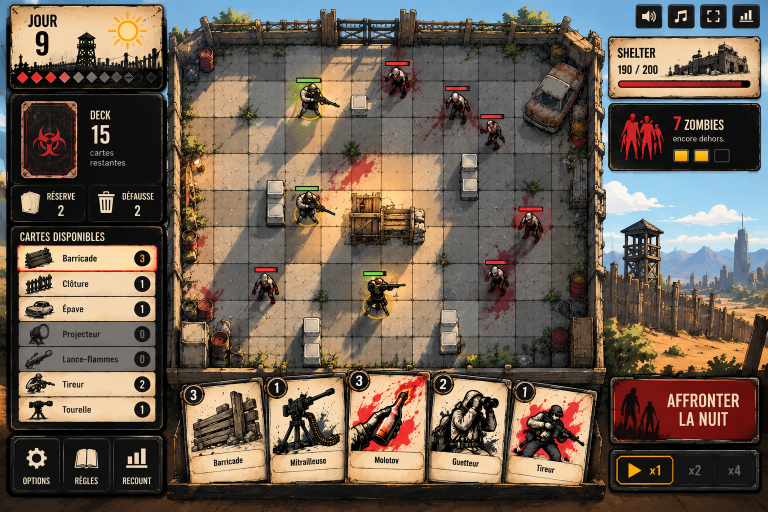
#> input picture interfaces/plateau-abri/reference/maquette-jour.png, 1536 x 1024 px, found by its file name (shown at 1/2 size)
$ python extraction.py
#> lines starting #> are read from the running program, lines starting #| are printed output that depends on the picture; after the words box and inside, x2 and y2 are one past the last pixel; in counts of white or black regions, pixels touching at a corner belong together
"""Extraction des visuels du Plateau abri à partir des 3 maquettes du propriétaire.

Lancer depuis le dossier de l'interface :  python3 reference/extraction.py
Besoin de : Pillow, numpy, opencv-python-headless.
Les fichiers produits vont dans assets/extraits/ (voir ASSET_SPEC.md).
Les coordonnées sont celles des maquettes (1536 × 1024).
"""
import os
import numpy as np
import cv2
from PIL import Image, ImageDraw, ImageFilter

REF = 'reference'
OUT = 'assets/extraits'
PHASES = {'jour': 'maquette-jour.png', 'nuit': 'maquette-nuit.png', 'nuit-rouge': 'maquette-nuit-rouge.png'}
os.makedirs(OUT, exist_ok=True)


def load(phase):
#> called with phase = 'jour'
    return np.array(Image.open(os.path.join(REF, PHASES[phase])).convert('RGB'))
#> returned value is the input picture: shape (1024, 1536, 3); mean R, G, B 109.4, 95.4, 82.4


def upscale(img, w, h):
    """Agrandissement Lanczos + légère netteté (n'ajoute pas de détails)."""
    im = img.resize((w, h), Image.LANCZOS)
    return im.filter(ImageFilter.UnsharpMask(radius=1.6, percent=60, threshold=2))


def save(im, name):
    path = os.path.join(OUT, name)
    if name.endswith('.webp'):
        im.save(path, 'WEBP', quality=86, method=6)
    else:
        im.save(path, optimize=True)
    print(name, im.size)


# ---------- A. Fonds plein écran ----------
# Seul le paysage de droite est visible dans la maquette (x 1218→1536, y 340→745). Construction :
# - le paysage d'origine garde sa place, à droite ;
# - à gauche, la bande « ville + palissade » (x 1335→1490, sous l'horizon, donc sans lune ni nuage)
#   est répétée en miroir, avec un fondu au raccord ;
# - au-dessus de l'horizon à gauche, et tout en haut : ciel lisse (dégradé pris dans la maquette) ;
# - sous le paysage : sol uni en dégradé, de la couleur moyenne du bas du paysage.
# Le cadrage est identique pour les 3 ambiances.
SCN = (1234, 340, 1536, 745)
SANS_TOUR = (1335, 1490)
HORIZON = 425


def mirror_index(i, n):
    period = 2 * n
    i = i % period
    return i if i < n else period - 1 - i


def fond(phase):
    src = load(phase).astype(np.float32)
    x0, y0, x1, y1 = SCN
    H, W = 1024, 1536
    out = np.zeros((H, W, 3), np.float32)
    top = src[0:8, 1212:1260].reshape(-1, 3).mean(0)          # ciel tout en haut
#> top = [111.5, 171, 217.4]
    haut = src[y0:y0 + 14, x0:x1].reshape(-1, 3).mean(0)      # ciel en haut du paysage
#> haut = [121.5, 163.9, 189.4]
    # ciel partout au-dessus de l'horizon
    for y in range(0, HORIZON + 30):
        t = min(1, y / y0) ** 1.3
        out[y] = top * (1 - t) + haut * t
    # bande ville + palissade à gauche
    filler = src[HORIZON:y1, SANS_TOUR[0]:SANS_TOUR[1]]
    fw = filler.shape[1]
#> fw = 155
    for x in range(0, W):                                     # aussi sous le paysage d'origine (pour le fondu)
        out[HORIZON:y1, x] = filler[:, mirror_index(x0 - 1 - x, fw)]
    for i in range(28):                                       # fondu ciel → ville
        t = i / 28
        out[HORIZON + i] = out[HORIZON + i] * t + haut * (1 - t)
    # paysage d'origine, avec fondu sur ses bords gauche et haut
    C = src[y0:y1, x0:x1]
    h, w = C.shape[:2]
#> h = 405; w = 302
    a = np.ones((h, w), np.float32)
    a *= np.clip(np.arange(w) / 80, 0, 1)[None, :] ** 1.5
    a *= np.clip(np.arange(h) / 90, 0, 1)[:, None] ** 1.5
    out[y0:y1, x0:x1] = C * a[..., None] + out[y0:y1, x0:x1] * (1 - a[..., None])
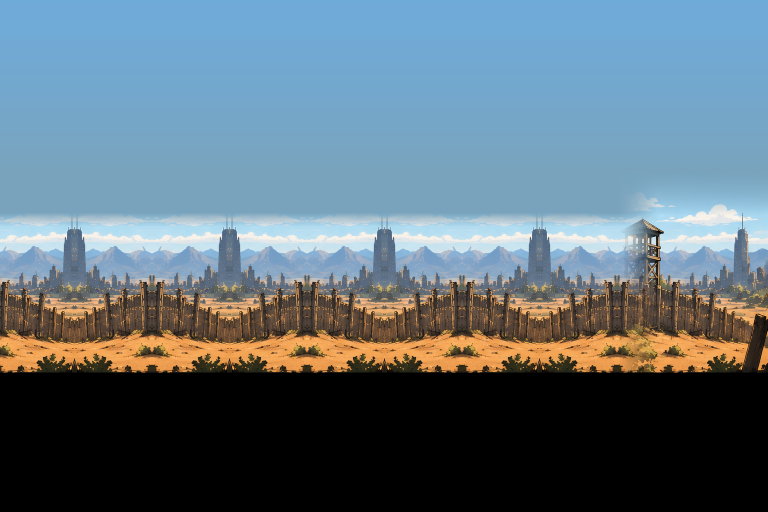
#> out: shape (1024, 1536, 3) float32 (shown at 1/2 size); mean of channels 0, 1, 2 94.3, 112.8, 123.9; drawn as R, G, B
    # sol uni sous le paysage
    sol = src[y1 - 40:y1, x0:x1].reshape(-1, 3).mean(0)
#> sol = [134.2, 95.75, 50.54]
    for y in range(y1 - 20, H):
        t = (y - y1 + 20) / (H - y1 + 20)
        c = sol * (1 - .35 * t)
        k = np.clip((y - y1 + 20) / 20, 0, 1)
        out[y] = out[y] * (1 - k) + c * k
#> this loop made 299 passes
#> c on passes 1 to 3: [134.2, 95.75, 50.54], [134.1, 95.64, 50.49], [133.9, 95.53, 50.43]
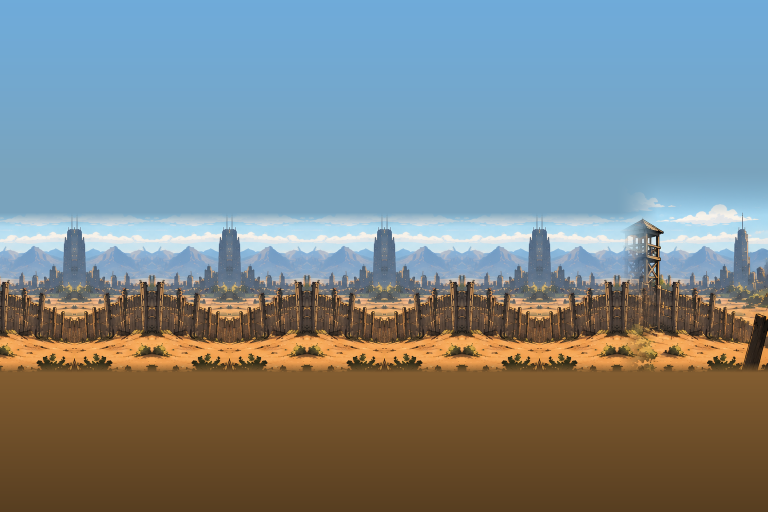
#> out: shape (1024, 1536, 3) float32 (shown at 1/2 size); mean of channels 0, 1, 2 124.4, 134.2, 135.2; drawn as R, G, B
    rng = np.random.default_rng(7)
    out += rng.normal(0, 1.8, out.shape)
    img = Image.fromarray(np.clip(out, 0, 255).astype(np.uint8))
    save(upscale(img, 3072, 2048), f'decor-{phase}.webp')
#| decor-jour.webp (3072, 2048)


# ---------- C. Bandeaux du panneau JOUR (sans texte ni losanges) ----------
BANDEAU = (25, 15, 324, 177)          # intérieur du panneau (sans le liseré sombre)
TEXTE = (40, 22, 140, 122)            # « JOUR / NIGHT » et « 9 »
LOSANGES = (28, 140, 322, 172)        # rangée des losanges


def bandeau(phase):
#> called with phase = 'jour'
    src = load(phase)
    x0, y0, x1, y1 = BANDEAU
    crop = src[y0:y1, x0:x1].copy()
    mask = np.zeros(crop.shape[:2], np.uint8)
    # texte : pixels sombres dans la zone du texte
    tx0, ty0, tx1, ty1 = [v - o for v, o in zip(TEXTE, (x0, y0, x0, y0))]
    zone = crop[ty0:ty1, tx0:tx1].astype(int)
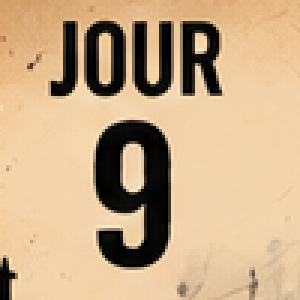
#> zone: shape (100, 100, 3) int64 (shown 3 times larger); mean R, G, B 198.8, 170.4, 135.1
    lum = zone.mean(2)
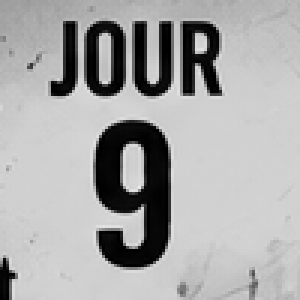
#> lum: shape (100, 100) float64 (shown 3 times larger); min 0, max 235.3, mean 168.1
    bg = np.median(lum)
#> bg = 204.7
    m = (np.abs(lum - bg) > 45).astype(np.uint8) * 255
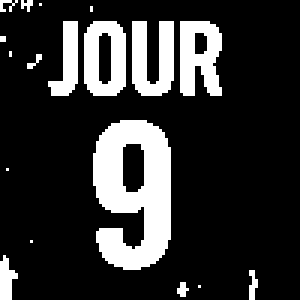
#> m: shape (100, 100) (shown 3 times larger); 19.5% white; 18 white regions (11 under 20 px), largest, box (x1, y1, x2, y2) and area: (31, 40, 57, 90) 904, (60, 7, 74, 32) 265, (28, 7, 42, 32) 259
    mask[ty0:ty1, tx0:tx1] = cv2.dilate(m, np.ones((5, 5), np.uint8))
#> mask: shape (162, 299); 7.4% white; 10 white regions, largest, box (x1, y1, x2, y2) and area: (29, 7, 91, 41) 1685, (44, 45, 74, 99) 1392, (15, 90, 23, 107) 109
    # losanges : toute la rangée
    lx0, ly0, lx1, ly1 = [v - o for v, o in zip(LOSANGES, (x0, y0, x0, y0))]
    mask[ly0:ly1, lx0:lx1] = 255
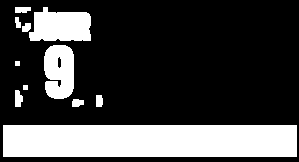
#> mask: shape (162, 299); 26.9% white; 11 white regions, largest, box (x1, y1, x2, y2) and area: (3, 125, 297, 157) 9408, (29, 7, 91, 41) 1685, (44, 45, 74, 99) 1392
    bgr = cv2.cvtColor(crop, cv2.COLOR_RGB2BGR)
    fixed = cv2.inpaint(bgr, mask, 7, cv2.INPAINT_TELEA)
    img = Image.fromarray(cv2.cvtColor(fixed, cv2.COLOR_BGR2RGB))
#> img: PIL image 299x162 RGB
    save(upscale(img, 610, 336), f'bandeau-{phase}.webp')
#> call 2 of upscale, with w = 610, h = 336
#> in upscale (call 2), `im = img.resize((w, h), Image.LANCZOS)`:
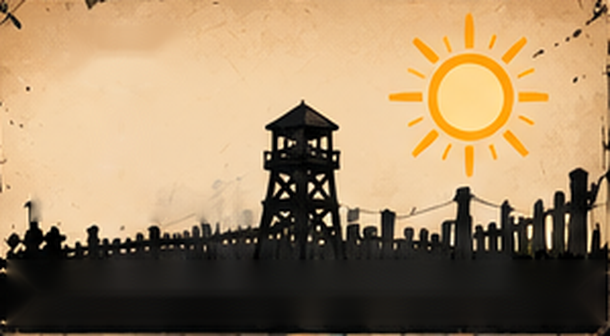
#> im: PIL image 610x336 RGB; mean R, G, B 159.4, 133.9, 101
#| bandeau-jour.webp (610, 336)


# ---------- Silhouettes et icônes : détourage ----------
def alpha_sombre(rgb, fond_lum=None, seuil=40, plein=140):
    """Alpha à partir de la noirceur (encre sur papier ou sur gris)."""
    lum = rgb.astype(np.float32).mean(2)
    f = np.median(lum) if fond_lum is None else fond_lum
    a = np.clip((f - lum - seuil) / (plein - seuil), 0, 1)
    return (a * 255).astype(np.uint8)


def ink_png(rgb, alpha, color=(23, 21, 18)):
    h, w = alpha.shape
    out = np.zeros((h, w, 4), np.uint8)
    out[..., :3] = color
    out[..., 3] = alpha
    return Image.fromarray(out, 'RGBA')


def fit(im, w, h, marge=0.1):
    """Recadre sur le contenu puis centre dans w × h avec une marge."""
    box = im.getbbox() or (0, 0, im.width, im.height)
    im = im.crop(box)
    k = min(w * (1 - 2 * marge) / im.width, h * (1 - 2 * marge) / im.height)
    im = im.resize((max(1, round(im.width * k)), max(1, round(im.height * k))), Image.LANCZOS)
    canvas = Image.new('RGBA', (w, h), (0, 0, 0, 0))
    canvas.paste(im, ((w - im.width) // 2, (h - im.height) // 2), im)
    return canvas


def illus_abri():
    src = load('jour')
    rgb = src[82:158, 1322:1505]
    a = alpha_sombre(rgb)
    a[-6:, :] = 0                     # coupe le liseré de la jauge sous le dessin
    save(fit(ink_png(rgb, a), 340, 140, 0.03), 'illus-abri.png')


def illus_horde():
    src = load('jour').astype(np.int32)
    rgb = src[218:318, 1228:1322]
    r, g, b = rgb[..., 0], rgb[..., 1], rgb[..., 2]
    a = np.clip((r - np.maximum(g, b) - 40) / 90, 0, 1)
    out = np.zeros(rgb.shape[:2] + (4,), np.uint8)
    out[..., :3] = rgb.astype(np.uint8)
    out[..., 3] = (a * 255).astype(np.uint8)
    save(fit(Image.fromarray(out, 'RGBA'), 236, 200, 0.04), 'illus-horde.png')


LISTE = ['barricade', 'cloture', 'epave', 'projecteur', 'lance-flammes', 'tireur', 'tourelle']
LIGNES_Y = [516, 567, 617, 668, 718, 768, 818]   # centre de chaque ligne


GRISEES = {'projecteur', 'lance-flammes'}           # lignes grisées dans la maquette


def icones_liste():
    src = load('jour')
    for nom, cy in zip(LISTE, LIGNES_Y):
        rgb = src[cy - 21:cy + 21, 44:116].astype(np.float32)
        fond_c = np.median(rgb.reshape(-1, 3), axis=0)
        dist = np.sqrt(((rgb - fond_c) ** 2).sum(2))
        a = np.clip((dist - 28) / 70, 0, 1)
        a[:3, :] = 0; a[-3:, :] = 0; a[:, :2] = 0
        out = np.zeros(rgb.shape[:2] + (4,), np.uint8)
        if nom in GRISEES:
            out[..., :3] = (23, 21, 18)                # gris → encre, comme les autres
        else:
            out[..., :3] = rgb.astype(np.uint8)
        out[..., 3] = (a * 255).astype(np.uint8)
        save(fit(Image.fromarray(out, 'RGBA'), 112, 72, 0.06), f'liste-{nom}.png')


# ---------- Icônes « coupées » dérivées du pack (barre rouge en travers) ----------
def icone_coupee(source, name):
    im = Image.open(source).convert('RGBA')
    w, h = im.size
    d = ImageDraw.Draw(im)
    d.line([(w * .18, h * .18), (w * .82, h * .82)], fill=(23, 21, 18, 255), width=max(6, w // 7))
    d.line([(w * .18, h * .18), (w * .82, h * .82)], fill=(216, 56, 42, 255), width=max(4, w // 11))
    save(im, name)


if __name__ == '__main__':
    for p in PHASES:
        fond(p)
        bandeau(p)
#> pass 2 of the loop `for p in PHASES:`:
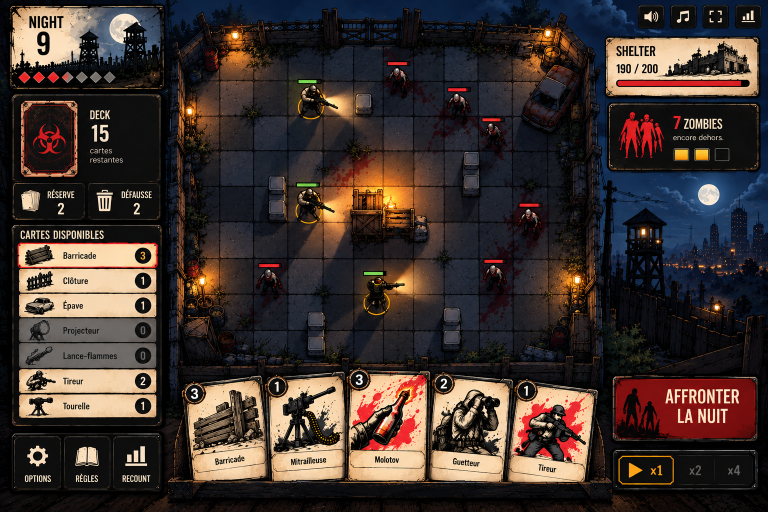
#> input picture interfaces/plateau-abri/reference/maquette-nuit.png, 1536 x 1024 px, found by its file name (shown at 1/2 size)
#> in load, returned value is the input picture: shape (1024, 1536, 3); mean R, G, B 63, 51.2, 46.8
#> the loop in fond (call 2), `for y in range(y1 - 20, H):` made 299 passes
#> c on passes 1 to 3: [14.8, 13.79, 14.17], [14.78, 13.77, 14.16], [14.77, 13.76, 14.14]
#> im: PIL image 3072x2048 RGB
#| decor-nuit.webp (3072, 2048)
#> bg = 213.3
#> in bandeau (call 2), `m = (np.abs(lum - bg) > 45).astype(np.uint8) * 255`:
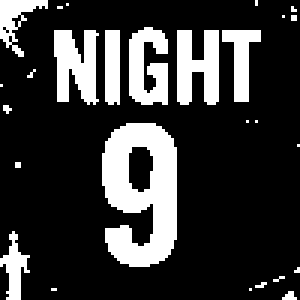
#> m: shape (100, 100) (shown 3 times larger); 21.7% white; 27 white regions (19 under 20 px), largest, box (x1, y1, x2, y2) and area: (34, 41, 59, 89) 833, (18, 10, 33, 35) 266, (59, 10, 73, 35) 262
#> in upscale (call 4), `im = img.resize((w, h), Image.LANCZOS)`:
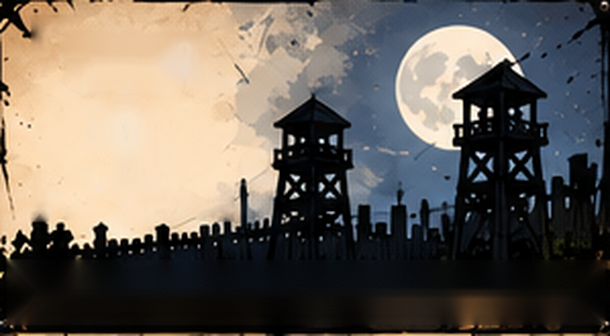
#> im: PIL image 610x336 RGB; mean R, G, B 105.8, 98, 89.4
#| bandeau-nuit.webp (610, 336)
    illus_abri()
#> in alpha_sombre, `f = np.median(lum) if fond_lum is None else fond_lum`: f = 185
#> in fit, `box = im.getbbox() or (0, 0, im.width, im.height)`: box = (9, 1, 181, 70)
#| illus-abri.png (340, 140)
    illus_horde()
#| illus-horde.png (236, 200)
    icones_liste()
#> the loop in icones_liste, `for nom, cy in zip(LISTE, LIGNES_Y):` made 7 passes
#> (fond_c, box in fit) on passes 1 to 7: ([120, 105.5, 83], (2, 3, 72, 39)), ([227, 190, 145], (2, 3, 72, 39)), ([217.5, 185, 144], (2, 3, 72, 39)), ([115, 111, 106], (15, 3, 56, 39)), ([117, 113, 107], (6, 3, 61, 39)), ([233, 195, 149], (2, 3, 72, 39)), ([235, 197, 149], (2, 3, 72, 39))
    icone_coupee('assets/ui/icons/icon_speaker.png', 'son-coupe.png')
#> (the run stopped early here; a loop or call above may not have finished)
